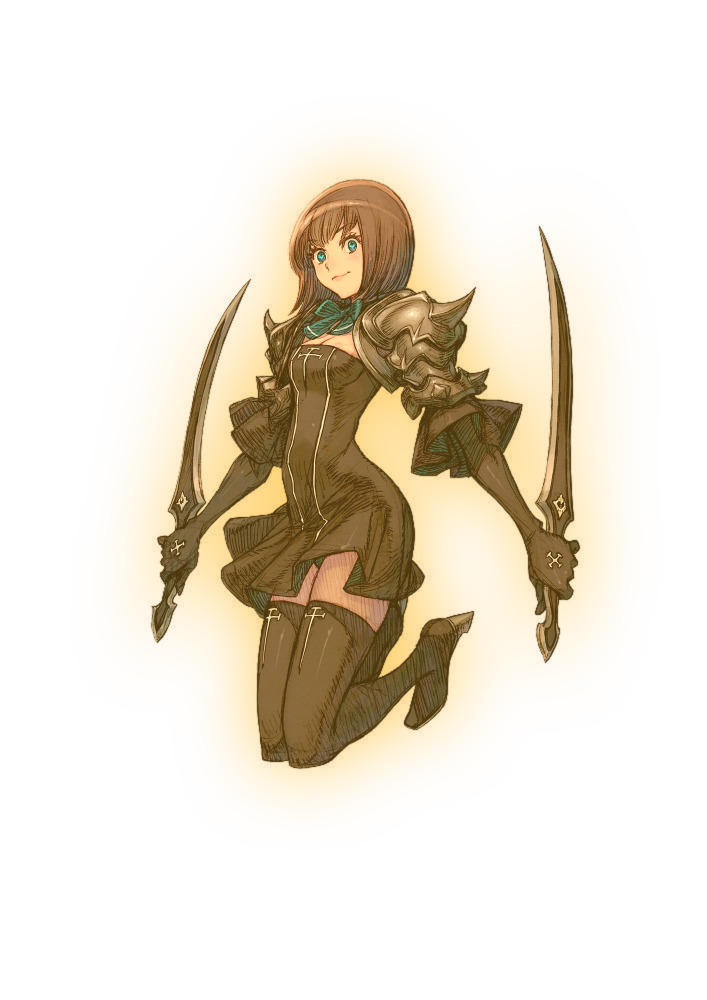
#> input picture assets/terra/awakened/full/amazora_full.png, 1414 x 2000 px (shown at 1/2 size)
$ python -i logo.py   (imports and definitions only)
#> lines starting #> are read from the running program, lines starting #| are printed output that depends on the picture; after the words box and inside, x2 and y2 are one past the last pixel; in counts of white or black regions, pixels touching at a corner belong together
#> further down, picture is the input picture: PIL image 1414x2000 RGBA; mean R, G, B, A 104.3, 83.1, 39.8, 55.6
### tools/twewy_restyle/restyle.py
#!/usr/bin/env python3
"""TWEWY-style character art regeneration pipeline (Nano Banana / Gemini image models).

Per character: stitch the 3 original forms (base/job2/job3) into one labeled 3-panel
reference sheet -> send to a Gemini image model with a style prompt -> split the
returned sheet at fixed panel boundaries -> flood-fill the white background to alpha
-> resize to each original file's exact dimensions -> derive board tokens.
Every prompt and run's metadata is saved under out/<slug>/ for review.

Usage (from tools/twewy_restyle/, using .venv/bin/python):
  restyle.py stitch bahl                   # build labeled reference sheet (no API)
  restyle.py prompt bahl                   # build + save the exact prompt (no API)
  restyle.py gen bahl [--model M] [--resolution 2K]
  restyle.py split bahl [--raw PATH]       # split newest raw_*.png unless --raw
  restyle.py compare bahl                  # originals-vs-generated review sheet
  restyle.py run bahl                      # stitch + gen + split + compare
  restyle.py install bahl                  # backup originals, then overwrite assets
  restyle.py batch [slugs...]              # run for every slug in art_direction.json

The API key is read from GEMINI_API_KEY (environment or .env next to this file).
"""

import argparse
import io
import json
import shutil
import sys
import time
from datetime import datetime, timezone
from pathlib import Path

import numpy as np
from PIL import Image, ImageDraw, ImageFilter, ImageFont
from scipy import ndimage

ROOT = Path(__file__).resolve().parent
GAME = ROOT.parent.parent
ASSETS = GAME / "assets" / "terra"
MANIFEST = ASSETS / "characters" / "manifest.json"
ART_DIRECTION = ROOT / "art_direction.json"
TEMPLATE = ROOT / "PROMPT_TEMPLATE.md"
OUT = ROOT / "out"
BACKUP = ROOT / "backup"
STYLE_REFS = ROOT / "style_refs"

DEFAULT_MODEL = "gemini-3-pro-image"        # Nano Banana Pro (best quality)
AB_MODEL = "gemini-3.1-flash-image"         # Nano Banana 2 (fast/cheap A/B)
DEFAULT_RESOLUTION = "2K"
MAX_STYLE_REFS = 5

# Stitched-sheet geometry (see plan): 16:9 canvas, three cells, labels OUTSIDE the
# panel border so leaked text can never overlap art; 20px white corridor at each cut.
CANVAS_W, CANVAS_H = 1536, 864
CELL_W = CANVAS_W // 3
LABEL_STRIP_H = 70
BORDER_INSET_X = 10
BORDER_TOP = 78
BORDER_BOTTOM = CANVAS_H - 10
BORDER_PX = 3
BORDER_COLOR = (136, 136, 136)  # gray, not black, so it doesn't read as ink linework
LABELS = ["BASE", "POWER 1", "POWER 2"]
FORMS = ["base", "job2", "job3"]

WHITE_THRESHOLD = 240   # min channel value for a pixel to count as background-white
ALPHA_CONTENT = 10      # alpha above this counts as content for bbox purposes


# [80 lines left out: functions source_paths, out_dir, flatten_white, load_font, stitch, not called in this run]


# ---------------------------------------------------------------- prompt

def load_json(path):
    with open(path) as f:
        return json.load(f)


# [297 lines left out: functions build_prompt, style_ref_files, save_prompt, load_env_key, gen, detect_anime_face and 3 more, not called in this run]


def strip_dark_bars(img):
    """Crop away solid dark header/footer bars and edge divider lines that the
    model sometimes adds (label bars, panel frames) despite the no-text rule."""
    arr = np.asarray(img.convert("RGB"))
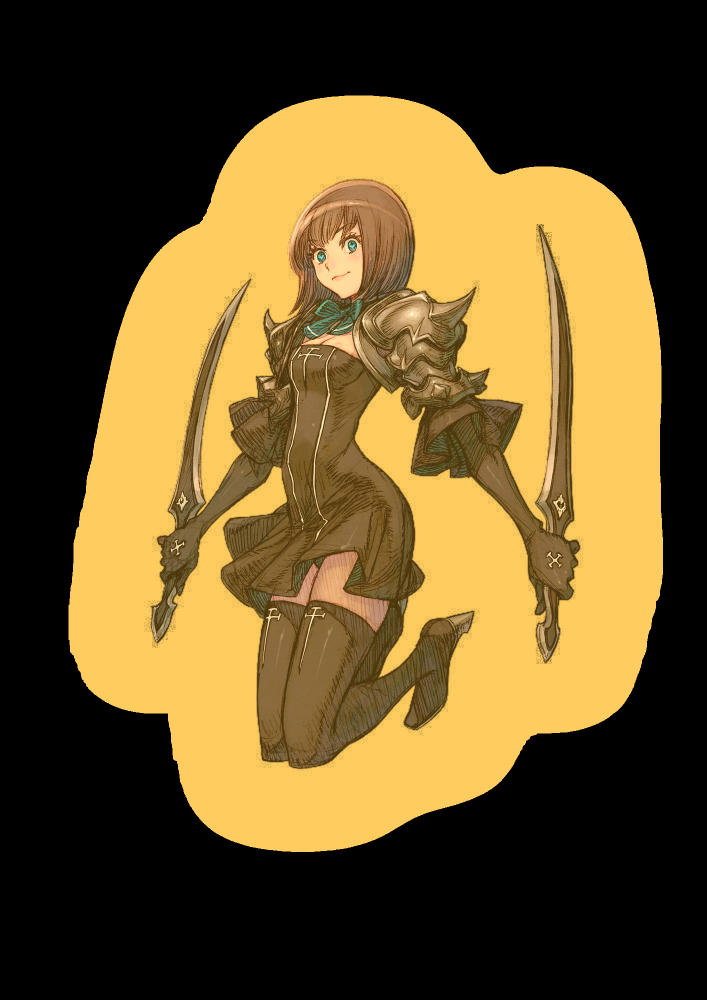
#> arr: shape (2000, 1414, 3) (shown at 1/2 size); mean R, G, B 104.3, 83.1, 39.8
    h, w = arr.shape[:2]
#> h = 2000; w = 1414
    dark = (arr < 100).all(axis=2)
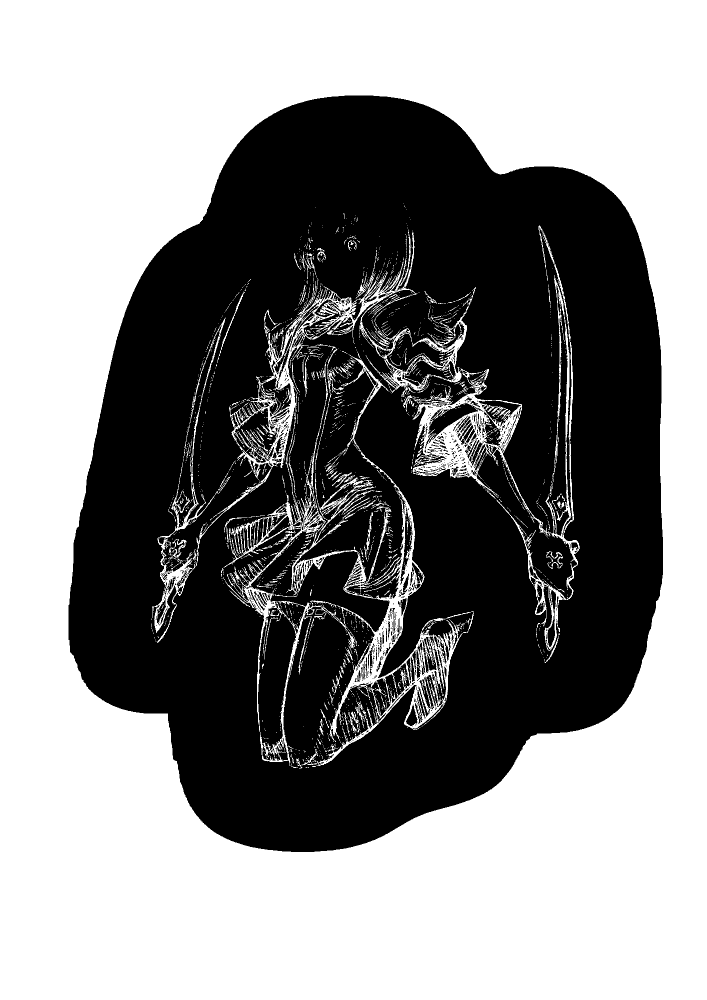
#> dark: shape (2000, 1414) bool (shown at 1/2 size); 54.9% white; 948 black regions (761 under 20 px), largest, box (x1, y1, x2, y2) and area: (137, 191, 1326, 1704) 1240303, (850, 805, 965, 899) 2792, (518, 748, 582, 834) 2260
    top = 0
    while top < h * 0.15 and dark[top].mean() > 0.4:
        top += 1
#> after the loop, top = 300
    bot = h
#> bot = 2000
    while bot > h * 0.85 and dark[bot - 1].mean() > 0.4:
        bot -= 1
#> this loop made 300 passes
#> bot on passes 1 to 3: 1999, 1998, 1997
#> after the loop, bot = 1700
    left = 0
    while left < w * 0.05 and dark[:, left].mean() > 0.4:
        left += 1
#> this loop made 71 passes
#> after the loop, left = 71
    right = w
#> right = 1414
    while right > w * 0.95 and dark[:, right - 1].mean() > 0.4:
        right -= 1
#> this loop made 71 passes
#> right on passes 1 to 12: 1413, 1412, 1411, 1410, 1409, 1408, 1407, 1406, 1405, 1404, 1403, 1402
#> after the loop, right = 1343
    if (top, bot, left, right) != (0, h, 0, w):
        img = img.crop((left, top, right, bot))
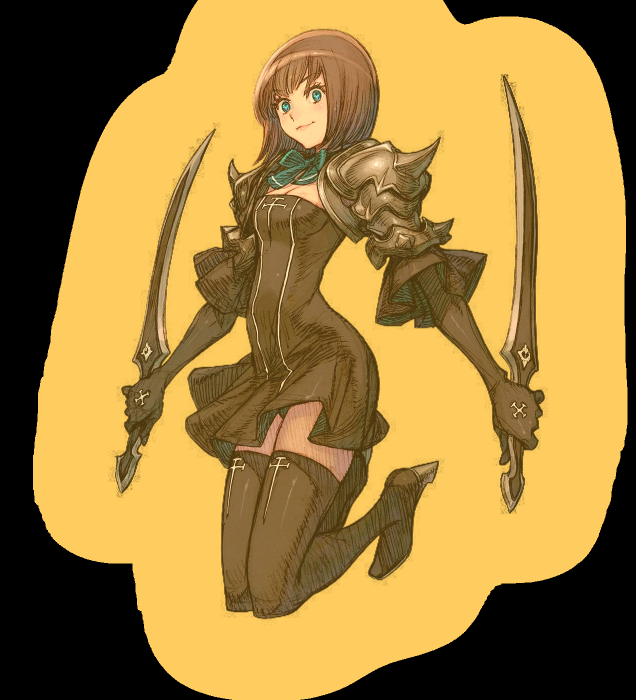
#> img: PIL image 1272x1400 RGB (shown at 1/2 size); mean R, G, B 159.8, 127.3, 61
    return img


# [289 lines left out: functions background_mask, remove_line_components, unseal_panels, strip_frame_lines, erase_cut_zone_bars, remove_top_label_text and 2 more, not called in this run]


# ---------------------------------------------------------------- edit

EDIT_PROMPT = (
    "Edit this character illustration. {instruction}\n"
    "Change ONLY what the instruction requires — keep the character's identity, face, "
    "hairstyle, outfit, colors, art style, line quality, proportions, and overall pose "
    "EXACTLY as in the input image. The entire background must be solid pure white "
    "(#FFFFFF). Output ZERO text, no labels, no watermarks, no frames, no borders. "
    "The full body stays visible with clear white margin on all four sides."
)


# [268 lines left out: functions edit, compare, qa_trapped_white, fix_trapped_pocket, not called in this run]


TOKEN_PROMPT = (
    "The attached image shows the same character in three forms side by side "
    "(left to right: BASE, POWER 1, POWER 2). Create THREE square FACE PORTRAIT "
    "icons arranged in one row in the same left-to-right order, one portrait per "
    "form. Each portrait: the character's head and shoulders only, face large and "
    "centered, filling most of its square; identical identity, face and hairstyle "
    "in all three; match each form's own coloring, gear and energy effects (glow, "
    "flames) around the head. Same art style as the input. Solid pure white "
    "background, generous white spacing between the three portraits, no text, no "
    "labels, no frames, no borders."
)


# [267 lines left out: functions gen_tokens, rebuild_tokens, install, run, batch, main, not called in this run]


# [2 lines that do not run on import are left out]

### tools/twewy_restyle/logo.py
#!/usr/bin/env python3
"""FF-style title-logo emblem generation for Heaven's Mandate (Nano Banana Pro).

Concept (user-picked): "falling stars over water" — the 108-star legend meeting
the literal water margin. Emblem art contains NO text; the wordmark stays a
Cinzel Godot Label and the hanzi live only in a separate 天命 seal-chop asset.

Usage (from tools/twewy_restyle/, using .venv/bin/python):
  logo.py gen [--variants 6]              # round-1 emblem candidates (API)
  logo.py seal [--n 3] [--pil]            # 天命 seal candidates (API or PIL fallback)
  logo.py sheet                           # rebuild review HTML, print file:// link
  logo.py refine CAND --instruction "..." [--variants 3]   # art-direction round
  logo.py finalize CAND [--seal PATH]     # alpha + install to assets/ui + lockup preview

The API key is read from GEMINI_API_KEY (environment or .env next to this file).
"""

import argparse
import json
import sys
import time
from datetime import datetime, timezone
from pathlib import Path

import numpy as np
from PIL import Image, ImageDraw, ImageFilter, ImageFont
from scipy import ndimage

import restyle  # import-safe: module level is imports + constants only

ROOT = restyle.ROOT
GAME = restyle.GAME
OUT = ROOT / "out" / "logo"
REFS_DIR = ROOT / "logo_refs"          # optional style refs, separate from style_refs/
ASSETS_UI = GAME / "assets" / "ui"
CINZEL = GAME / "assets" / "fonts" / "CinzelDecorative-Bold.ttf"

DARK_BG = (21, 24, 29)                 # title screen #15181D
GOLD = (192, 160, 98)                  # #C0A062
SEAL_RED = (168, 50, 42)               # #A8322A
TEXT_COL = (220, 224, 228)             # #DCE0E4 (current TitleLabel color)

# ---------------------------------------------------------------- prompt bank

BASE = """A title-logo emblem in the exact visual tradition of classic FINAL FANTASY \
logo artwork (the Yoshitaka Amano emblem style): one refined line-art illustration \
drawn with fine, precise ink strokes — thin tapering pen lines, elegant sweeping \
contours, ornate delicate detail, sparse feathered hatching for shading — like a \
masterful etching. NOT thick brush calligraphy, NOT watercolor washes, NOT a cartoon.

The entire illustration is colored as a smooth gradient of ONE single hue, exactly \
like Final Fantasy title logos: {hue}. The strokes themselves carry the color — the \
gradient sweeps vertically through the whole drawing as one continuous flow. No \
second hue appears anywhere.

SUBJECT — {composition}

HARD RULES:
- exactly ONE emblem, centered on the canvas, generous empty white margin on all four sides
- the background is solid pure white (#FFFFFF); absolutely nothing else on it
- every stroke stays in tints and shades of the single hue; no black outlines
- fine, controlled line weight throughout; crisp edges; no glow, no airbrush haze
- NO text of any language: no letters, no numerals, no Chinese characters, no \
signature, no watermark
- no enclosing frame, border, or box around the design"""

CANVAS_DESC = {
    "white": ("solid pure white (#FFFFFF)", "white"),
    "black": ("solid pure black (#000000)", "black"),
}

HUES = {
    "vermilion": (
        "vermilion seal-red, running from pale blush at the highest strokes down "
        "through warm vermilion into deep carmine (#9C3B2E) at the base"),
    "gold": (
        "antique gold, running from pale champagne at the highest strokes down "
        "through warm amber into burnished gold-bronze (#8A6A34) at the base"),
    "indigo": (
        "night indigo, running from pale silver-blue at the highest strokes down "
        "through slate blue into deep ink-indigo at the base"),
}

COMP_CASCADE = (
    '"the falling stars over the water": a cascade of five slender four-pointed '
    "stars plunging in one steep diagonal sweep, each trailing long fine streamer "
    "lines like comet tails, the lines interweaving as they fall; at the base a "
    "still waterline drawn as thin horizontal strokes, pierced where the leading "
    "star meets it with a small crown of splash lines; beneath the waterline the "
    "stars' reflections break into short scattered line fragments and one "
    "expanding ripple ring.")

COMP_ONESTAR = (
    '"the last falling star over the water": one great slender four-pointed star '
    "diving headlong, its tail an ornate ribbon of many interweaving fine lines "
    "sweeping the full height of the emblem in a graceful S-curve; below, a still "
    "waterline of thin horizontal strokes, and the star's reflection breaking "
    "into small drifting line fragments and a single ripple ring.")

VARIANTS = [
    {"tag": "verm_cascade", "canvas": "white",
     "hue": HUES["vermilion"], "composition": COMP_CASCADE},
    {"tag": "gold_cascade", "canvas": "white",
     "hue": HUES["gold"], "composition": COMP_CASCADE},
    {"tag": "indigo_cascade", "canvas": "white",
     "hue": HUES["indigo"], "composition": COMP_CASCADE},
    {"tag": "verm_onestar", "canvas": "white",
     "hue": HUES["vermilion"], "composition": COMP_ONESTAR},
    {"tag": "gold_onestar", "canvas": "white",
     "hue": HUES["gold"], "composition": COMP_ONESTAR},
    {"tag": "indigo_onestar", "canvas": "white",
     "hue": HUES["indigo"], "composition": COMP_ONESTAR},
]

SEAL_LAYOUTS = [
    "stacked vertically, 天 above 命",
    "stacked vertically, 天 above 命",
    "side by side, 天 on the right and 命 on the left (read right to left)",
]

SEAL_PROMPT = """A traditional Chinese seal impression (a red name chop) as a flat \
graphic asset: a square vermilion stamp (#A8322A) with slightly rough, organically \
inked edges, containing EXACTLY two Chinese characters carved in white: 天 and 命 \
("Heaven's Mandate"), written in classical zhuanshu seal script, arranged {layout}. \
The two characters must be structurally correct and clearly legible as 天 and 命 — \
no invented strokes, no decorative corruption. Solid pure white (#FFFFFF) background \
around the stamp, nothing else: no other characters, no Latin letters, no extra marks."""

REFINE_PROMPT = (
    "Edit this logo emblem. {instruction}\n"
    "Change ONLY what the instruction requires — keep the overall composition, motif, "
    "palette, line quality, and art style EXACTLY as in the input image. Keep the "
    "background the same single flat solid color as the input image. Crisp silhouette "
    "edges, no outer glow. Output ZERO text of any language, no watermarks, no frames.")

STYLE_REF_RIDER = (
    "\nThe attached images (before this prompt) are STYLE references only — match "
    "their line quality, gradient treatment, and overall elegance; never copy their "
    "actual subjects or compositions.")


# ---------------------------------------------------------------- api core

# [215 lines left out: functions _generate, _ref_parts, _save, next_round_dir, cmd_gen, cmd_seal and 3 more, not called in this run]


# ---------------------------------------------------------------- postprocess

def alpha_cut(img, canvas="white", thr=240, dark_thr=28, punch_holes=False):
    """Background -> alpha for a logo emblem. Border-connected flood only, so
    enclosed pockets survive (cf. restyle.background_mask, parameterized)."""
    if canvas == "white":
        img = restyle.strip_dark_bars(img.convert("RGB"))
    else:
        img = img.convert("RGB")
    arr = np.asarray(img)
    near = ((arr >= thr).all(axis=2) if canvas == "white"
            else (arr <= dark_thr).all(axis=2))
#> near: shape (1400, 1272) bool; every value is 0
    labels, _ = ndimage.label(near)
#> labels: shape (1400, 1272) int32; every value is 0
    border = np.unique(np.concatenate([
        labels[0, :], labels[-1, :], labels[:, 0], labels[:, -1]]))
#> border = [0]
    border = border[border != 0]
#> border = empty array
    content = ~np.isin(labels, border)
#> content: shape (1400, 1272) bool; every value is 1

    if punch_holes:  # optionally clear big enclosed background-colored pockets
        interior = near & content
        ilabels, ni = ndimage.label(interior)
        if ni:
            areas = ndimage.sum(interior, ilabels, index=range(1, ni + 1))
            big = [i + 1 for i, a in enumerate(areas) if a >= 0.001 * near.size]
            if big:
                content &= ~np.isin(ilabels, big)

    # drop dust specks
    clabels, nc = ndimage.label(content)
#> clabels: shape (1400, 1272) int32; every value is 1
#> nc = 1
    if nc:
        areas = ndimage.sum(content, clabels, index=range(1, nc + 1))
#> areas = [1780800]
        kill = [i + 1 for i, a in enumerate(areas) if a < 0.0005 * content.size]
#> kill = []
        if kill:
            content &= ~np.isin(clabels, kill)

    ys, xs = np.nonzero(content)
    if ys.size == 0:
        sys.exit("nothing left after background removal — check --threshold/--dark")
    alpha = np.where(content, 255, 0).astype(np.uint8)
#> alpha: shape (1400, 1272); every value is 255
    alpha_img = Image.fromarray(alpha, "L").filter(ImageFilter.GaussianBlur(0.6))
    rgba = img.convert("RGBA")
    rgba.putalpha(alpha_img)
    return rgba.crop((int(xs.min()), int(ys.min()),
                      int(xs.max()) + 1, int(ys.max()) + 1))


# [241 lines left out: functions _pad_resize, _on_color, cmd_finalize, _tracked_text, _tracked_width, _lockup_preview and 3 more, not called in this run]


# [2 lines not run here, left out]

>>> from PIL import Image
>>> picture = Image.open('../../assets/terra/awakened/full/amazora_full.png')
>>> result = alpha_cut(picture)
